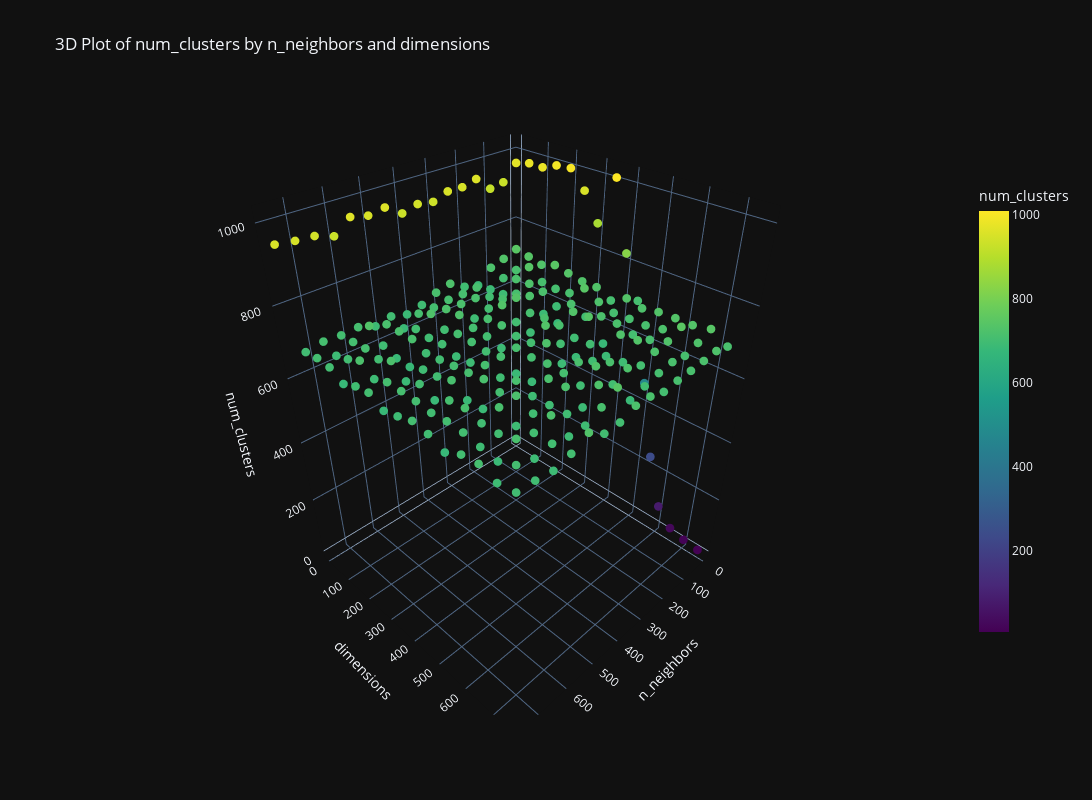

The notebook cell saved with this chart:
### Markdown cell above
Examine number of clusters

### Code cell
metrics = analyze_dimred_data(combined_results)
fig = interactive_plot3d(metrics, z_metric='num_clusters')
fig.show()

### Figure 1 — Plotly figure (JSON) as saved in the notebook; plotly's stock layout.template omitted (floating-point values rounded to 4 significant figures; data arrays with more than 128 entries replaced by an {"elided": "..."} marker saying what was removed)
{"data": [{"hovertemplate": "n_neighbors=%{x}<br>dimensions=%{y}<br>num_clusters=%{marker.color}<extra></extra>", "legendgroup": "", "marker": {"color": {"elided": "256 int values"}, "coloraxis": "coloraxis", "symbol": "circle", "size": 3}, "mode": "markers", "name": "", "scene": "scene", "showlegend": false, "x": {"elided": "256 int values"}, "y": {"elided": "256 int values"}, "z": {"elided": "256 int values"}, "type": "scatter3d"}], "layout": {"scene": {"domain": {"x": [0.0, 1.0], "y": [0.0, 1.0]}, "xaxis": {"title": {"text": "n_neighbors"}}, "yaxis": {"title": {"text": "dimensions"}}, "zaxis": {"title": {"text": "num_clusters"}}}, "coloraxis": {"colorbar": {"title": {"text": "num_clusters"}, "len": 0.75}, "colorscale": [[0.0, "#440154"], [0.1111, "#482878"], [0.2222, "#3e4989"], [0.3333, "#31688e"], [0.4444, "#26828e"], [0.5556, "#1f9e89"], [0.6667, "#35b779"], [0.7778, "#6ece58"], [0.8889, "#b5de2b"], [1.0, "#fde725"]], "cmin": 5, "cmax": 1007}, "legend": {"tracegroupgap": 0}, "title": {"text": "3D Plot of num_clusters by n_neighbors and dimensions"}, "width": 1600, "height": 800}}
